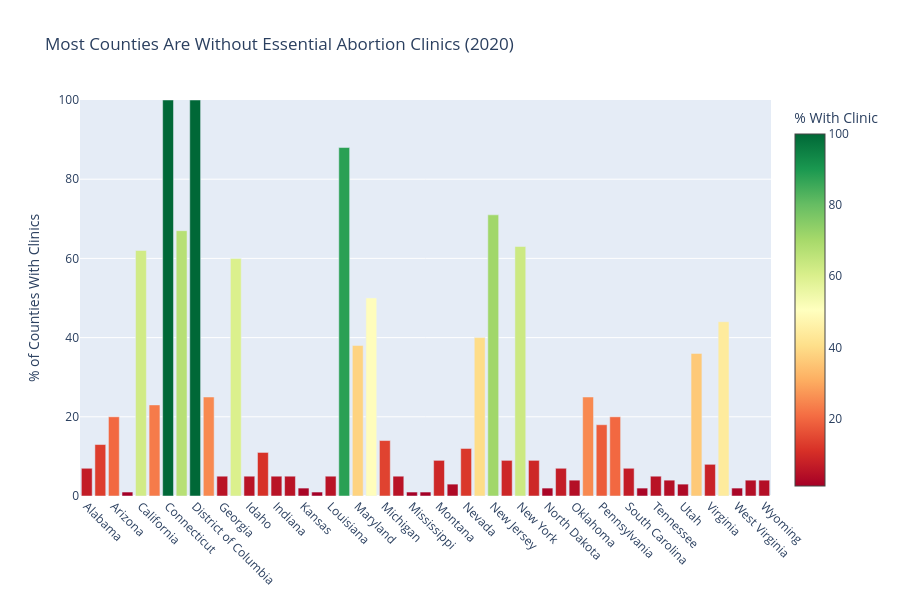

Notebook code for this chart:
### Markdown cell above
# Idea 2

### Code cell
fig = go.Figure(go.Bar(
    x=df["U.S. State"],
    y=100 - df['% of counties without a known clinic, 2020'],  # Subtract from 100 to get % with a clinic
    marker_color=100 - df['% of counties without a known clinic, 2020'],  # Apply the same transformation for color
    marker=dict(colorscale='RdYlGn', colorbar=dict(title="% With Clinic"))
))

# Add misleading y-axis range
fig.update_layout(
    title="Most Counties Are Without Essential Abortion Clinics (2020)",  # Updated title to reflect the new data
    yaxis_title="% of Counties With Clinics",  # Adjusted y-axis title
    yaxis=dict(range=[0, 100]),  # Keeping the misleading y-axis range
    xaxis_tickangle=45,
    height=600
)

fig.show()

### Figure 1 — Plotly figure (JSON) as saved in the notebook; plotly's stock layout.template omitted (floating-point values rounded to 4 significant figures)
{"data": [{"marker": {"color": [7, 13, 20, 1, 62, 23, 100, 67, 100, 25, 5, 60, 5, 11, 5, 5, 2, 1, 5, 88, 38, 50, 14, 5, 1, 1, 9, 3, 12, 40, 71, 9, 63, 9, 2, 7, 4, 25, 18, 20, 7, 2, 5, 4, 3, 36, 8, 44, 2, 4, 4], "colorbar": {"title": {"text": "% With Clinic"}}, "colorscale": [[0, "rgb(165,0,38)"], [0.1, "rgb(215,48,39)"], [0.2, "rgb(244,109,67)"], [0.3, "rgb(253,174,97)"], [0.4, "rgb(254,224,139)"], [0.5, "rgb(255,255,191)"], [0.6, "rgb(217,239,139)"], [0.7, "rgb(166,217,106)"], [0.8, "rgb(102,189,99)"], [0.9, "rgb(26,152,80)"], [1, "rgb(0,104,55)"]]}, "type": "bar", "x": ["Alabama", "Alaska", "Arizona", "Arkansas", "California", "Colorado", "Connecticut", "Delaware", "District of Columbia", "Florida", "Georgia", "Hawaii", "Idaho", "Illinois", "Indiana", "Iowa", "Kansas", "Kentucky", "Louisiana", "Maine", "Maryland", "Massachusetts", "Michigan", "Minnesota", "Mississippi", "Missouri", "Montana", "Nebraska", "Nevada", "New Hampshire", "New Jersey", "New Mexico", "New York", "North Carolina", "North Dakota", "Ohio", "Oklahoma", "Oregon", "Pennsylvania", "Rhode Island", "South Carolina", "South Dakota", "Tennessee", "Texas", "Utah", "Vermont", "Virginia", "Washington", "West Virginia", "Wisconsin", "Wyoming"], "y": [7, 13, 20, 1, 62, 23, 100, 67, 100, 25, 5, 60, 5, 11, 5, 5, 2, 1, 5, 88, 38, 50, 14, 5, 1, 1, 9, 3, 12, 40, 71, 9, 63, 9, 2, 7, 4, 25, 18, 20, 7, 2, 5, 4, 3, 36, 8, 44, 2, 4, 4]}], "layout": {"height": 600, "title": {"text": "Most Counties Are Without Essential Abortion Clinics (2020)"}, "xaxis": {"tickangle": 45}, "yaxis": {"range": [0, 100], "title": {"text": "% of Counties With Clinics"}}}}
